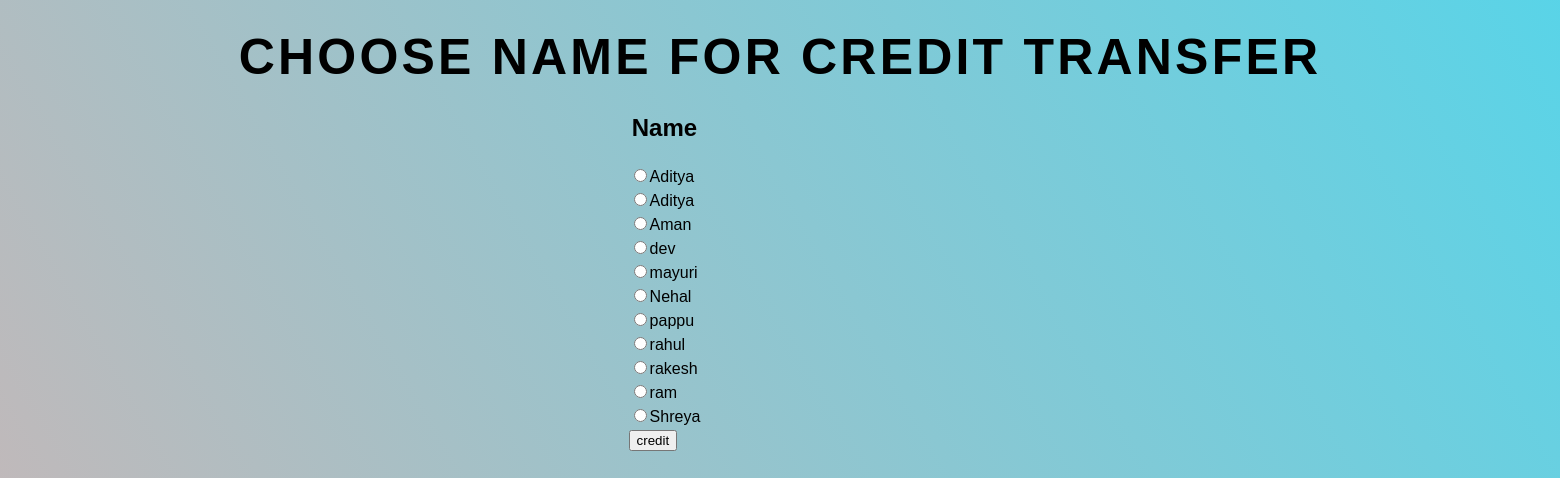
Screenshot of /viewuser.php with the database file from the repository.
### tables this page shows
CREATE TABLE `user` (
  `name` varchar(15) NOT NULL,
  `email` varchar(25) NOT NULL,
  `credit` varchar(10) NOT NULL
);

### viewuser.php (the view, shortened to what this page needs)
<?php
$con=mysqli_connect('localhost','id13908150_root','x2x>MG=Nh#y&!%pr','id13908150_company');
$name1=$_SESSION['name'];
$q="select name from user where not name='$name1'";
$result=mysqli_query($con,$q);
?>
<html>
<head>
    <link rel="stylesheet" href="style.css">
    </head>
    <body>
    <div class="view">
        <h1>Choose name for credit transfer</h1>
        <form action="transfer.php" method="post" style="position: relative; left: 40%;">
       <table>
           <th><h2>Name</h2></th>
           <?php
     while($row = $result->fetch_assoc()) { ?>
   <tr>
       <td > <input type="radio" name="transfer" value="<?php echo $row["name"]; ?>"><?php echo $row["name"]; ?></td>
   </tr>
<?php }
  ?>
       <tr>
           <td><input type="submit" value="credit"></td>
           </tr>
        </table>
        </form>
        </div>
    </body>
</html>

### style.css (style rules this page uses)
body { text-align: center; font-family: Arial, Helvetica, sans-serif; background-color: rgb(137, 203, 219); background-image: url('Assets/images/overlay.png'), -moz-linear-gradient(60deg, rgba(255, 165, 150, 0.5) 5%, rgba(0, 228, 255, 0.35)), url('../../Assets/images/bg.jpg'); background-image: url('Assets/images/overlay.png'), -webkit-linear-gradient(60deg, rgba(255, 165, 150, 0.5) 5%, rgba(0, 228, 255, 0.35)), url('../../Assets/images/bg.jpg'); background-image: url('Assets/images/overlay.png'), -ms-linear-gradient(60deg, rgba(255, 165, 150, 0.5) 5%, rgba(0, 228, 255, 0.35)), url('../../Assets/images/bg.jpg'); background-image: url('Assets/images/overlay.png'), linear-gradient(60deg, rgba(255, 165, 150, 0.5) 5%, rgba(0, 228, 255, 0.35)), url('../../Assets/images/bg.jpg'); background-repeat: repeat, no-repeat, no-repeat; background-size: 100px 100px, cover, cover; background-position: top left, center center, bottom center; background-attachment: fixed, fixed, fixed; }
h1 { font-weight: 600; line-height: 1.5; margin: 0 0 1rem 0; text-transform: uppercase; letter-spacing: 0.2rem; }
.view { margin-top: 20px; font-size: 25px; }

### rows the page displays
user: name "Aditya"
user: name "Aditya"
user: name "Aman"
user: name "dev"
user: name "mayuri"
user: name "Nehal"
user: name "pappu"
user: name "rahul"
user: name "rakesh"
user: name "ram"
user: name "Shreya"
